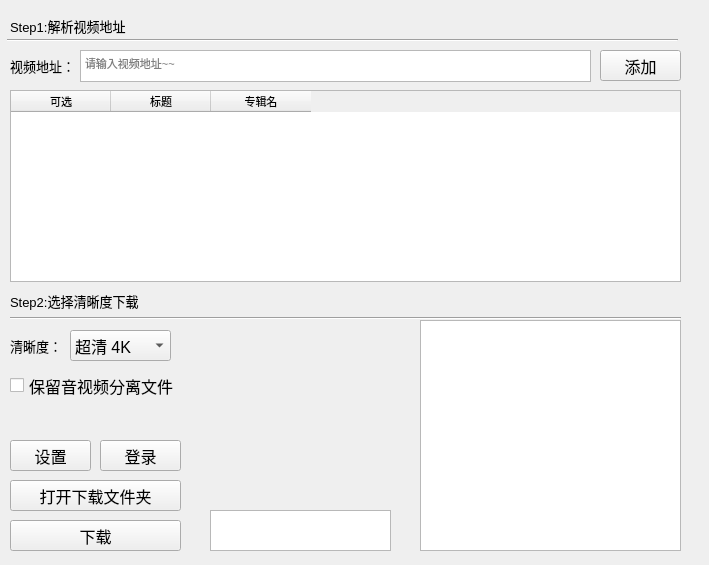
<?xml version="1.0" encoding="UTF-8"?>
<ui version="4.0">
    <class>Form</class>
    <widget class="QWidget" name="Form">
        <property name="geometry">
            <rect>
                <x>0</x>
                <y>0</y>
                <width>709</width>
                <height>565</height>
            </rect>
        </property>
        <property name="font">
            <font>
                <pointsize>12</pointsize>
            </font>
        </property>
        <property name="windowTitle">
            <string>哔哩哔哩全站视频下载~~Ciallo</string>
        </property>
        <widget class="QLabel" name="label">
            <property name="geometry">
                <rect>
                    <x>10</x>
                    <y>50</y>
                    <width>71</width>
                    <height>31</height>
                </rect>
            </property>
            <property name="font">
                <font>
                    <pointsize>10</pointsize>
                </font>
            </property>
            <property name="text">
                <string>视频地址：</string>
            </property>
        </widget>
        <widget class="Line" name="line">
            <property name="geometry">
                <rect>
                    <x>7</x>
                    <y>30</y>
                    <width>671</width>
                    <height>20</height>
                </rect>
            </property>
            <property name="orientation">
                <enum>Qt::Horizontal</enum>
            </property>
        </widget>
        <widget class="QLabel" name="label_2">
            <property name="geometry">
                <rect>
                    <x>10</x>
                    <y>10</y>
                    <width>131</width>
                    <height>31</height>
                </rect>
            </property>
            <property name="font">
                <font>
                    <pointsize>10</pointsize>
                </font>
            </property>
            <property name="text">
                <string>Step1:解析视频地址</string>
            </property>
        </widget>
        <widget class="QPushButton" name="add_url">
            <property name="geometry">
                <rect>
                    <x>600</x>
                    <y>50</y>
                    <width>81</width>
                    <height>31</height>
                </rect>
            </property>
            <property name="text">
                <string>添加</string>
            </property>
        </widget>
        <widget class="QLabel" name="label_3">
            <property name="geometry">
                <rect>
                    <x>10</x>
                    <y>290</y>
                    <width>181</width>
                    <height>21</height>
                </rect>
            </property>
            <property name="font">
                <font>
                    <pointsize>10</pointsize>
                </font>
            </property>
            <property name="text">
                <string>Step2:选择清晰度下载</string>
            </property>
        </widget>
        <widget class="Line" name="line_2">
            <property name="geometry">
                <rect>
                    <x>10</x>
                    <y>310</y>
                    <width>671</width>
                    <height>16</height>
                </rect>
            </property>
            <property name="orientation">
                <enum>Qt::Horizontal</enum>
            </property>
        </widget>
        <widget class="QLabel" name="label_4">
            <property name="geometry">
                <rect>
                    <x>10</x>
                    <y>330</y>
                    <width>51</width>
                    <height>31</height>
                </rect>
            </property>
            <property name="font">
                <font>
                    <pointsize>10</pointsize>
                </font>
            </property>
            <property name="text">
                <string>清晰度：</string>
            </property>
        </widget>
        <widget class="QComboBox" name="quality">
            <property name="geometry">
                <rect>
                    <x>70</x>
                    <y>330</y>
                    <width>101</width>
                    <height>31</height>
                </rect>
            </property>
            <item>
                <property name="text">
                    <string>超清 4K</string>
                </property>
            </item>
            <item>
                <property name="text">
                    <string>高清 1080P60</string>
                </property>
            </item>
            <item>
                <property name="text">
                    <string>高清 1080P+</string>
                </property>
            </item>
            <item>
                <property name="text">
                    <string>高清 1080P</string>
                </property>
            </item>
            <item>
                <property name="text">
                    <string>高清 720P</string>
                </property>
            </item>
            <item>
                <property name="text">
                    <string>清晰 480P</string>
                </property>
            </item>
            <item>
                <property name="text">
                    <string>流畅 360P</string>
                </property>
            </item>
        </widget>
        <widget class="QPushButton" name="download">
            <property name="geometry">
                <rect>
                    <x>10</x>
                    <y>520</y>
                    <width>171</width>
                    <height>31</height>
                </rect>
            </property>
            <property name="text">
                <string>下载</string>
            </property>
        </widget>
        <widget class="QCheckBox" name="remain_file">
            <property name="geometry">
                <rect>
                    <x>10</x>
                    <y>370</y>
                    <width>171</width>
                    <height>31</height>
                </rect>
            </property>
            <property name="text">
                <string>保留音视频分离文件</string>
            </property>
            <property name="checked">
                <bool>false</bool>
            </property>
        </widget>
        <widget class="QTextBrowser" name="info">
            <property name="geometry">
                <rect>
                    <x>420</x>
                    <y>320</y>
                    <width>261</width>
                    <height>231</height>
                </rect>
            </property>
            <property name="font">
                <font>
                    <pointsize>8</pointsize>
                </font>
            </property>
        </widget>
        <widget class="QTextEdit" name="video_url_input">
            <property name="geometry">
                <rect>
                    <x>80</x>
                    <y>50</y>
                    <width>511</width>
                    <height>32</height>
                </rect>
            </property>
            <property name="font">
                <font>
                    <pointsize>8</pointsize>
                    <kerning>true</kerning>
                </font>
            </property>
            <property name="acceptRichText">
                <bool>false</bool>
            </property>
            <property name="placeholderText">
                <string>请输入视频地址~~</string>
            </property>
        </widget>
        <widget class="QPushButton" name="openinexplorer">
            <property name="geometry">
                <rect>
                    <x>10</x>
                    <y>480</y>
                    <width>171</width>
                    <height>31</height>
                </rect>
            </property>
            <property name="text">
                <string>打开下载文件夹</string>
            </property>
        </widget>
        <widget class="QPushButton" name="setting">
            <property name="geometry">
                <rect>
                    <x>10</x>
                    <y>440</y>
                    <width>81</width>
                    <height>31</height>
                </rect>
            </property>
            <property name="text">
                <string>设置</string>
            </property>
        </widget>
        <widget class="QTableWidget" name="video_list">
            <property name="geometry">
                <rect>
                    <x>10</x>
                    <y>90</y>
                    <width>671</width>
                    <height>192</height>
                </rect>
            </property>
            <property name="font">
                <font>
                    <pointsize>8</pointsize>
                </font>
            </property>
            <property name="editTriggers">
                <set>QAbstractItemView::NoEditTriggers</set>
            </property>
            <property name="rowCount">
                <number>0</number>
            </property>
            <column>
                <property name="text">
                    <string>可选</string>
                </property>
            </column>
            <column>
                <property name="text">
                    <string>标题</string>
                </property>
            </column>
            <column>
                <property name="text">
                    <string>专辑名</string>
                </property>
            </column>
        </widget>
        <widget class="QPushButton" name="login">
            <property name="geometry">
                <rect>
                    <x>100</x>
                    <y>440</y>
                    <width>81</width>
                    <height>31</height>
                </rect>
            </property>
            <property name="text">
                <string>登录</string>
            </property>
        </widget>
        <widget class="QTextBrowser" name="state">
            <property name="geometry">
                <rect>
                    <x>210</x>
                    <y>510</y>
                    <width>181</width>
                    <height>41</height>
                </rect>
            </property>
        </widget>
        <widget class="QLabel" name="qrcode">
            <property name="geometry">
                <rect>
                    <x>210</x>
                    <y>325</y>
                    <width>181</width>
                    <height>181</height>
                </rect>
            </property>
            <property name="text">
                <string/>
            </property>
        </widget>
    </widget>
    <resources/>
    <connections/>
</ui>
